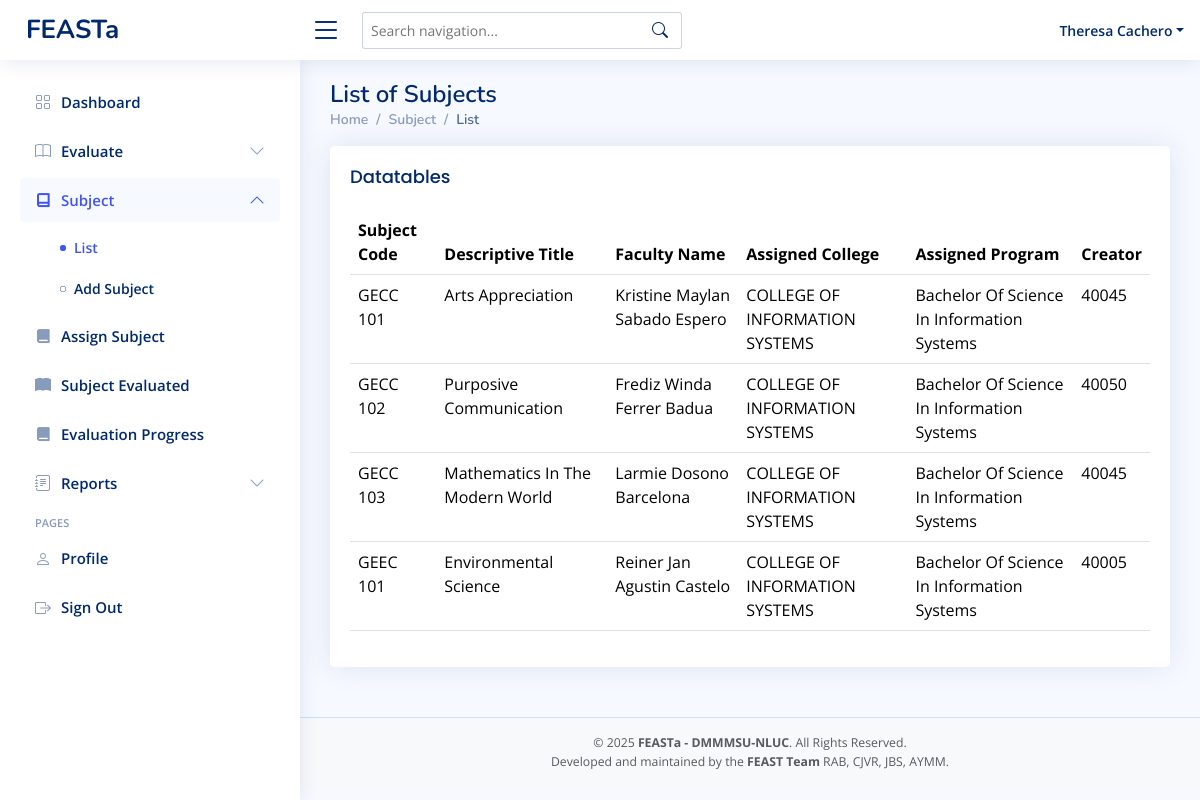
Screenshot of /admin-subjectlist.php (signed in) with the database file from the repository.
### tables this page shows
CREATE TABLE `subject` (
  `idnumber` int(11) NOT NULL,
  `code` varchar(11) NOT NULL,
  `title` varchar(255) NOT NULL,
  `faculty_id` varchar(11) DEFAULT NULL,
  `admin_id` varchar(11) DEFAULT NULL,
  `college` varchar(255) DEFAULT NULL,
  `program` varchar(255) DEFAULT NULL
);

### admin-subjectlist.php (the view, shortened to what this page needs)
<?php
include 'conn/conn.php';
$admin_id = $_SESSION['idnumber'];
$pos_stmt = $conn->prepare("SELECT position FROM admin WHERE idnumber = ? LIMIT 1");
$pos_stmt->bind_param("s", $admin_id);
$pos_stmt->execute();
$pos_res = $pos_stmt->get_result();
$admin_position = ($pos_res->fetch_assoc())['position'] ?? '';
$dept_stmt = $conn->prepare("SELECT college_name FROM admin_college WHERE admin_idnumber = ?");
$dept_stmt->bind_param("s", $admin_id);
$dept_stmt->execute();
$dept_res = $dept_stmt->get_result();
$college = [];
while ($row = $dept_res->fetch_assoc()) {
  $college[] = $row['college_name'];
}
$params = [];
$types  = "";
$sub_q = "
    SELECT subject.*,
           COALESCE(f.first_name, a.first_name) AS first_name,
           COALESCE(f.mid_name,   a.mid_name)   AS mid_name,
           COALESCE(f.last_name,  a.last_name)  AS last_name,
           CASE
               WHEN subject.faculty_id IS NOT NULL THEN 'Faculty'
               WHEN subject.admin_id   IS NOT NULL THEN 'Admin'
               ELSE 'Unknown'
           END AS handler_role,
           subject.admin_id AS creator_admin_id
    FROM subject
    LEFT JOIN faculty f ON subject.faculty_id = f.idnumber
    LEFT JOIN admin a    ON subject.admin_id  = a.idnumber
    LEFT JOIN (
        SELECT DISTINCT admin_idnumber, college_name
        FROM admin_college
    ) ac ON ac.admin_idnumber = subject.admin_id
    WHERE 1
";
if ($admin_position === 'Dean' || $admin_position === 'Director') {
  if (!empty($college)) {
    $placeholders = implode(',', array_fill(0, count($college), '?'));
    $sub_q .= " AND ac.college_name IN ($placeholders)";
    $params = array_merge($params, $college);
    $types .= str_repeat('s', count($college));
  }
}
else {
  $conditions = [];
  if (!empty($college)) {
    $placeholders = implode(',', array_fill(0, count($college), '?'));
    $conditions[] = "ac.college_name IN ($placeholders)";
    $params = array_merge($params, $college);
    $types .= str_repeat('s', count($college));
  }
  $conditions[] = "subject.admin_id = ?";
  $params[] = $admin_id;
  $types .= "s";
  $sub_q .= " AND (" . implode(" OR ", $conditions) . ")";
}
$sub_q .= " ORDER BY subject.code ASC";
$sub_stmt = $conn->prepare($sub_q);
if (!empty($params)) {
  $sub_stmt->bind_param($types, ...$params);
}
$sub_stmt->execute();
$result = $sub_stmt->get_result();
?>
<!DOCTYPE html>
<html lang="en">
<head>
  <?php include 'head.php' ?>
</head>
<body>
  <?php include 'admin-header.php' ?>
  <?php include 'admin-sidebar.php' ?>
  <main id="main" class="main">
    <div class="pagetitle">
      <h1>List of Subjects</h1>
      <nav>
        <ol class="breadcrumb">
          <li class="breadcrumb-item"><a href="superadmin-dashboard.php">Home</a></li>
          <li class="breadcrumb-item">Subject</li>
          <li class="breadcrumb-item active">List</li>
        </ol>
      </nav>
    </div>
    <section class="section">
      <div class="row">
        <div class="col-lg-12">
          <div class="card">
            <div class="card-body table-responsive">
              <h5 class="card-title">Datatables</h5>
              <table class="table datatable">
                <thead>
                  <tr>
                    <th>Subject Code</th>
                    <th>Descriptive Title</th>
                    <th>Faculty Name</th>
                    <th>Assigned College</th>
                    <th>Assigned Program</th>
                    <th>Creator</th>
                  </tr>
                </thead>
                <tbody>
                  <?php while ($row = $result->fetch_assoc()) : ?>
                    <tr>
                      <td class="text-uppercase">
                        <?= htmlspecialchars($row['code']) ?>
                      </td>
                      <td class="text-capitalize">
                        <?= htmlspecialchars($row['title']) ?>
                      </td>
                      <td class="text-capitalize">
                        <?= htmlspecialchars(trim($row['first_name'] . ' ' . $row['mid_name'] . ' ' . $row['last_name'])) ?>
                      </td>
                      <td class="text-uppercase">
                        <?= htmlspecialchars($row['college']) ?>
                      </td>
                      <td class="text-capitalize">
                        <?= htmlspecialchars($row['program']) ?>
                      </td>
                      <td class="text-uppercase">
                        <?= $row['creator_admin_id'] ? htmlspecialchars($row['creator_admin_id']) : 'N/A' ?>
                      </td>
                    </tr>
                  <?php endwhile; ?>
                </tbody>
              </table>
            </div>
          </div>
        </div>
      </div>
    </section>
  </main>
  <?php include 'footer.php' ?>
</body>
</html>

### head.php (shortened to what this page needs)
<link href="vendors/bootstrap/css/bootstrap.min.css" rel="stylesheet">
<link href="vendors/bootstrap-icons/bootstrap-icons.css" rel="stylesheet">
<link href="vendors/boxicons/css/boxicons.min.css" rel="stylesheet">
<link href="vendors/quill/quill.snow.css" rel="stylesheet">
<link href="vendors/quill/quill.bubble.css" rel="stylesheet">
<link href="vendors/remixicon/remixicon.css" rel="stylesheet">
<link href="vendors/simple-datatables/style.css" rel="stylesheet">
<link rel="stylesheet" href="assets/css/bootstrap-icons.min.css">
<link href="assets/css/style.css" rel="stylesheet">
<link rel="stylesheet" href="assets/css/select2.min.css" />
<link rel="stylesheet" href="assets/css/choices.min.css" />

### admin-header.php (shortened to what this page needs)
<header id="header" class="header fixed-top d-flex align-items-center">
  <div class="d-flex align-items-center justify-content-between">
    <a href="admin-dashboard.php" class="logo d-flex align-items-center">
      <span class="d-none d-lg-block">FEASTa</span>
    </a>
    <i class="bi bi-list toggle-sidebar-btn"></i>
  </div>
  <div class="search-bar position-relative">
    <form class="search-form d-flex align-items-center" onsubmit="return false;">
      <input type="text" id="navSearch" placeholder="Search navigation..." autocomplete="off">
      <button type="submit" title="Search"><i class="bi bi-search"></i></button>
    </form>
  </div>
  <nav class="header-nav ms-auto">
    <ul class="d-flex align-items-center">
      <li class="nav-item dropdown pe-3">
        <a class="nav-link nav-profile d-flex align-items-center pe-0" href="#" data-bs-toggle="dropdown">
          <span class="d-none d-md-block dropdown-toggle ps-2 text-capitalize"><?php echo $_SESSION['first_name'] . ' ' . $_SESSION['last_name']; ?></span>
        </a>
      </li>
    </ul>
  </nav>
</header>

### admin-sidebar.php (shortened to what this page needs)
<?php
  $current_page = basename($_SERVER['PHP_SELF']);
?>
<aside id="sidebar" class="sidebar">
  <ul class="sidebar-nav" id="sidebar-nav">
    <li class="nav-item">
      <a class="nav-link <?= $current_page == 'admin-dashboard.php' ? '' : 'collapsed' ?>" href="admin-dashboard.php">
        <i class="bi bi-grid"></i>
        <span>Dashboard</span>
      </a>
    </li>
    <li class="nav-item">
      <?php
        $evaluate_pages = ['admin-evaluate.php','admin-evaluatedfaculty.php'];
        $is_evaluate_active = in_array($current_page, $evaluate_pages);
      ?>
      <a class="nav-link <?= $is_evaluate_active ? '' : 'collapsed' ?>" data-bs-target="#charts-nav" data-bs-toggle="collapse" href="#">
        <i class="bi bi-book"></i><span>Evaluate</span><i class="bi bi-chevron-down ms-auto"></i>
      </a>
    </li>
    <li class="nav-item">
      <?php
        $subject_pages = ['admin-subjectlist.php','admin-subjectadding.php'];
        $is_subject_active = in_array($current_page, $subject_pages);
      ?>
      <a class="nav-link <?= $is_subject_active ? '' : 'collapsed' ?>" data-bs-target="#subject" data-bs-toggle="collapse" href="#">
        <i class="ri-book-line"></i><span>Subject</span><i class="bi bi-chevron-down ms-auto"></i>
      </a>
      <ul id="subject" class="nav-content collapse <?= $is_subject_active ? 'show' : '' ?>" data-bs-parent="#sidebar-nav">
        <li>
          <a href="admin-subjectlist.php" class="<?= $current_page == 'admin-subjectlist.php' ? 'active' : '' ?>">
            <i class="bi bi-circle"></i><span>List</span>
          </a>
        </li>
        <li>
          <a href="admin-subjectadding.php" class="<?= $current_page == 'admin-subjectadding.php' ? 'active' : '' ?>">
            <i class="bi bi-circle"></i><span>Add Subject</span>
          </a>
        </li>
      </ul>
    </li>
    <li class="nav-item">
      <a class="nav-link <?= $current_page == 'admin-studentsubject.php' ? '' : 'collapsed' ?>" href="admin-studentsubject.php">
        <i class="ri-book-fill"></i>
        <span>Assign Subject</span>
      </a>
    </li>
    <li class="nav-item">
      <a class="nav-link <?= $current_page == 'admin-evaluatedsubject.php' ? '' : 'collapsed' ?>" href="admin-evaluatedsubject.php">
        <i class="bi bi-book-fill"></i>
        <span>Subject Evaluated</span>
      </a>
    </li>
    <li class="nav-item">
      <a class="nav-link <?= $current_page == 'admin-evaluationprogress.php' ? '' : 'collapsed' ?>" href="admin-evaluationprogress.php">
        <i class="ri-book-fill"></i>
        <span>Evaluation Progress</span>
      </a>
    </li>
    <li class="nav-item">
      <?php
        $report_pages = [
          'admin-individualreport.php',
          'admin-acknowledgementreport.php',
          'admin-overallreport-set.php',
          'admin-overallreport-sef.php',
          'admin-overallreport.php',
          'admin-pastrecords.php'
        ];
        $is_report_active = in_array($current_page, $report_pages);
      ?>
      <a class="nav-link <?= $is_report_active ? '' : 'collapsed' ?>" data-bs-target="#reports" data-bs-toggle="collapse" href="#">
        <i class="bi bi-journal-text"></i><span>Reports</span><i class="bi bi-chevron-down ms-auto"></i>
      </a>
    </li>
    <li class="nav-heading">Pages</li>
    <li class="nav-item">
      <a class="nav-link <?= $current_page == 'admin-user-profile.php' ? '' : 'collapsed' ?>" href="admin-user-profile.php">
        <i class="bi bi-person"></i>
        <span>Profile</span>
      </a>
    </li>
    <li class="nav-item">
      <a class="nav-link collapsed" href="logout.php">
        <i class="bi bi-box-arrow-right"></i>
        <span>Sign Out</span>
      </a>
    </li>
  </ul>
</aside>

### footer.php
<footer id="footer" class="footer bg-light text-center py-3">
  <div class="container">
    <div class="text-muted small">
      &copy; <?= date('Y') ?> <strong><span>FEASTa - DMMMSU-NLUC</span></strong>. All Rights Reserved.
    </div>
    <div class="text-muted small">
      Developed and maintained by the <strong>FEAST Team</strong> RAB, CJVR, JBS, AYMM.
    </div>
  </div>
</footer>

### assets/css/style.css (style rules this page uses)
:root { scroll-behavior: smooth; }
body { font-family: "Open Sans", sans-serif; background: #f6f9ff; color: #444444; }
a { color: #4154f1; text-decoration: none; }
h1, h2, h3, h4, h5, h6 { font-family: "Nunito", sans-serif; }
#main { margin-top: 60px; padding: 20px 30px; transition: all 0.3s; }
.pagetitle { margin-bottom: 10px; }
.pagetitle h1 { font-size: 24px; margin-bottom: 0; font-weight: 600; color: #012970; }
.card { margin-bottom: 30px; border: none; border-radius: 5px; box-shadow: 0px 0 30px rgba(1, 41, 112, 0.1); }
.card-title { padding: 20px 0 15px 0; font-size: 18px; font-weight: 500; color: #012970; font-family: "Poppins", sans-serif; }
.card-body { padding: 0 20px 20px 20px; }
.breadcrumb { font-size: 14px; font-family: "Nunito", sans-serif; color: #899bbd; font-weight: 600; }
.breadcrumb a { color: #899bbd; transition: 0.3s; }
.breadcrumb .breadcrumb-item::before { color: #899bbd; }
.breadcrumb .active { color: #51678f; font-weight: 600; }
.logo { line-height: 1; }
@media (min-width: 1200px) { .logo { width: 280px; } }
.logo span { font-size: 26px; font-weight: 700; color: #012970; font-family: "Nunito", sans-serif; }
.header { transition: all 0.5s; z-index: 997; height: 60px; box-shadow: 0px 2px 20px rgba(1, 41, 112, 0.1); background-color: #fff; padding-left: 20px; }
.header .toggle-sidebar-btn { font-size: 32px; padding-left: 10px; cursor: pointer; color: #012970; }
.header .search-bar { min-width: 360px; padding: 0 20px; }
.header .search-form { width: 100%; }
.header .search-form input { border: 0; font-size: 14px; color: #012970; border: 1px solid rgba(1, 41, 112, 0.2); padding: 7px 38px 7px 8px; border-radius: 3px; transition: 0.3s; width: 100%; }
.header .search-form button { border: 0; padding: 0; margin-left: -30px; background: none; }
.header .search-form button i { color: #012970; }
.header-nav ul { list-style: none; }
.header-nav>ul { margin: 0; padding: 0; }
.header-nav .nav-profile { color: #012970; }
.header-nav .nav-profile span { font-size: 14px; font-weight: 600; }
.sidebar { position: fixed; top: 60px; left: 0; bottom: 0; width: 300px; z-index: 996; transition: all 0.3s; padding: 20px; overflow-y: auto; scrollbar-width: thin; scrollbar-color: #aab7cf transparent; box-shadow: 0px 0px 20px rgba(1, 41, 112, 0.1); background-color: #fff; }
@media (min-width: 1200px) { #main, #footer { margin-left: 300px; } }
.sidebar-nav { padding: 0; margin: 0; list-style: none; }
.sidebar-nav li { padding: 0; margin: 0; list-style: none; }
.sidebar-nav .nav-item { margin-bottom: 5px; }
.sidebar-nav .nav-heading { font-size: 11px; text-transform: uppercase; color: #899bbd; font-weight: 600; margin: 10px 0 5px 15px; }
.sidebar-nav .nav-link { display: flex; align-items: center; font-size: 15px; font-weight: 600; color: #4154f1; transition: 0.3; background: #f6f9ff; padding: 10px 15px; border-radius: 4px; }
.sidebar-nav .nav-link i { font-size: 16px; margin-right: 10px; color: #4154f1; }
.sidebar-nav .nav-link.collapsed { color: #012970; background: #fff; }
.sidebar-nav .nav-link.collapsed i { color: #899bbd; }
.sidebar-nav .nav-link .bi-chevron-down { margin-right: 0; transition: transform 0.2s ease-in-out; }
.sidebar-nav .nav-link:not(.collapsed) .bi-chevron-down { transform: rotate(180deg); }
.sidebar-nav .nav-content { padding: 5px 0 0 0; margin: 0; list-style: none; }
.sidebar-nav .nav-content a { display: flex; align-items: center; font-size: 14px; font-weight: 600; color: #012970; transition: 0.3; padding: 10px 0 10px 40px; transition: 0.3s; }
.sidebar-nav .nav-content a i { font-size: 6px; margin-right: 8px; line-height: 0; border-radius: 50%; }
.sidebar-nav .nav-content a:hover, .sidebar-nav .nav-content a.active { color: #4154f1; }
.sidebar-nav .nav-content a.active i { background-color: #4154f1; }
.footer { padding: 20px 0; font-size: 14px; transition: all 0.3s; border-top: 1px solid #cddfff; }

### rows the page displays
subject: code "GECC 101", title "Arts Appreciation", last_name "Kristine Maylan Sabado Espero", college "COLLEGE OF INFORMATION SYSTEMS", program "Bachelor Of Science In Information Systems", admin "40045"
subject: code "GECC 102", title "Purposive Communication", last_name "Frediz Winda Ferrer Badua", college "COLLEGE OF INFORMATION SYSTEMS", program "Bachelor Of Science In Information Systems", admin "40050"
subject: code "GECC 103", title "Mathematics In The Modern World", last_name "Larmie Dosono Barcelona", college "COLLEGE OF INFORMATION SYSTEMS", program "Bachelor Of Science In Information Systems", admin "40045"
subject: code "GEEC 101", title "Environmental Science", last_name "Reiner Jan Agustin Castelo", college "COLLEGE OF INFORMATION SYSTEMS", program "Bachelor Of Science In Information Systems", admin "40005"

### other values shown
$_SESSION['first_name'] "Theresa"
$_SESSION['last_name'] "Cachero"
